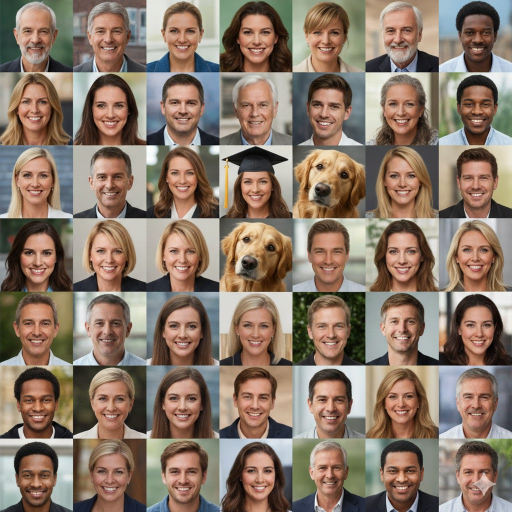
#> input picture py_openCV/images/whereismydobbi.jpg, 1024 x 1024 px (shown at 1/2 size)
$ python detect_human.py
#> lines starting #> are read from the running program, lines starting #| are printed output that depends on the picture; after the words box and inside, x2 and y2 are one past the last pixel; in counts of white or black regions, pixels touching at a corner belong together
import cv2

image = cv2.imread('images/whereismydobbi.jpg')
#> image is the input picture: shape (1024, 1024, 3); mean B, G, R 105.2, 119.8, 137.8
image_resized = cv2.resize(image, (755, 500))
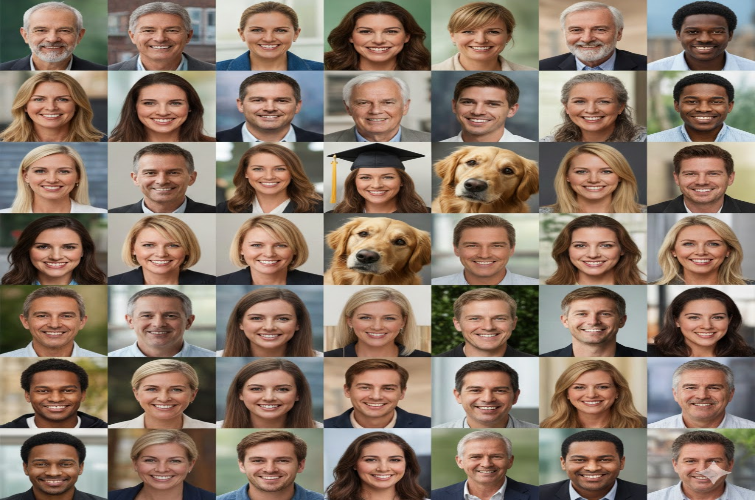
#> image_resized: shape (500, 755, 3); mean B, G, R 105, 119.7, 137.6
cascade_face_detector = cv2.CascadeClassifier('haarcascades//haarcascade_frontalface_default.xml')
face_detections = cascade_face_detector.detectMultiScale(image_resized)
#> face_detections = 46 rows, first 6: [242, 225, 53, 53], [359, 440, 51, 51], [452, 82, 54, 54], [677, 297, 54, 54], [240, 296, 56, 56], [240, 369, 53, 53]
for (x, y, w, h) in face_detections:
    cv2.rectangle(image_resized, (x, y), (x + w, y + h), (0, 255, 0), 2)
#> this loop made 46 passes
#> (x, y, w, h) on passes 1 to 12: (242, 225, 53, 53), (359, 440, 51, 51), (452, 82, 54, 54), (677, 297, 54, 54), (240, 296, 56, 56), (240, 369, 53, 53), (137, 13, 45, 45), (25, 79, 53, 53), (563, 83, 47, 47), (243, 150, 50, 50), (566, 150, 55, 55), (675, 224, 50, 50)
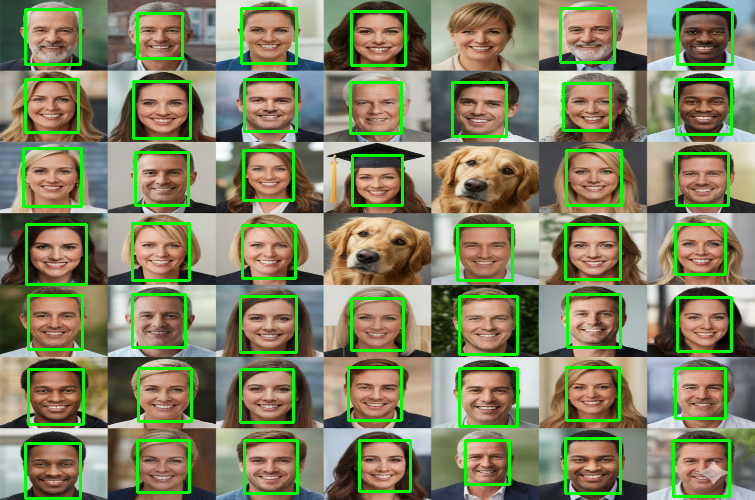
#> image_resized: shape (500, 755, 3); 7.76% of pixels changed, all inside (x1, y1, x2, y2) = (22, 7, 734, 500)

cv2.imshow("detect",image_resized)

cv2.waitKey(0)

$ run again, with py_openCV/images/airport.jpg copied over py_openCV/images/whereismydobbi.jpg
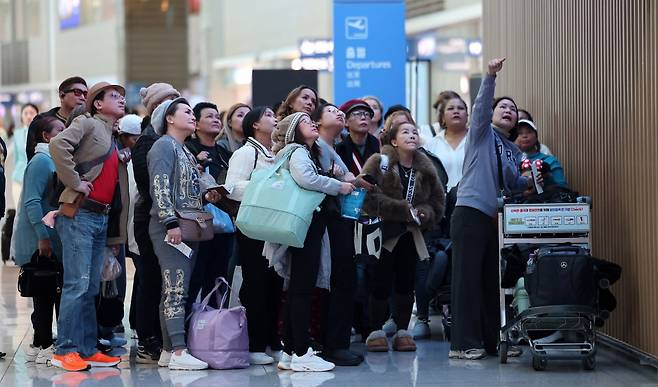
#> input picture py_openCV/images/airport.jpg, 658 x 387 px
#> image is the input picture: shape (387, 658, 3); mean B, G, R 106.4, 96.3, 92.8
#> `image_resized = cv2.resize(image, (755, 500))`:
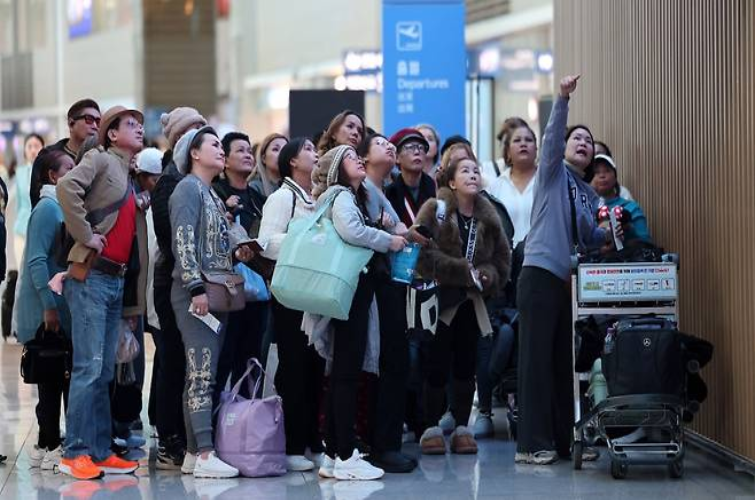
#> image_resized: shape (500, 755, 3); mean B, G, R 106.3, 96.1, 92.6
#> face_detections = [[507, 128, 32, 32], [567, 127, 31, 31], [232, 139, 30, 30], [453, 158, 34, 34], [386, 108, 92, 92]]
#> the loop `for (x, y, w, h) in face_detections:` made 5 passes
#> after the loop `for (x, y, w, h) in face_detections:`:
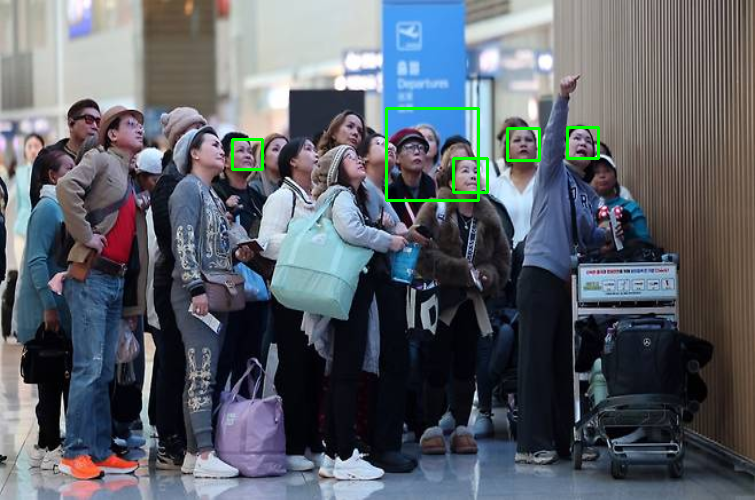
#> image_resized: shape (500, 755, 3); 0.69% of pixels changed, all inside (x1, y1, x2, y2) = (231, 107, 600, 202)

$ run again, with py_openCV/images/cat02.jpg copied over py_openCV/images/whereismydobbi.jpg
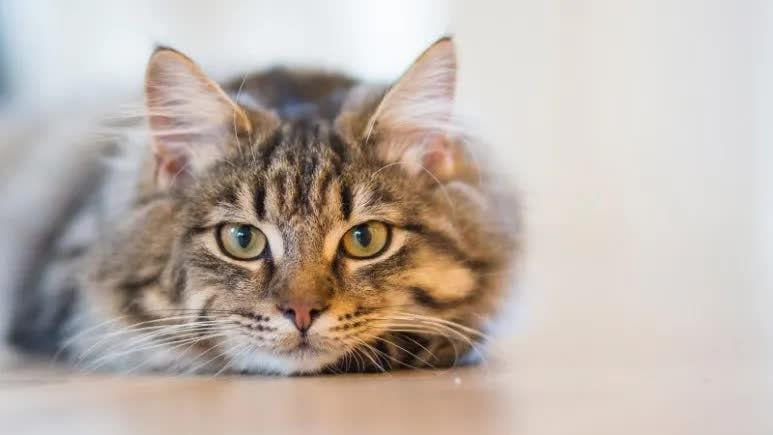
#> input picture py_openCV/images/cat02.jpg, 773 x 435 px
#> image is the input picture: shape (435, 773, 3); mean B, G, R 171.1, 179.3, 190.2
#> `image_resized = cv2.resize(image, (755, 500))`:
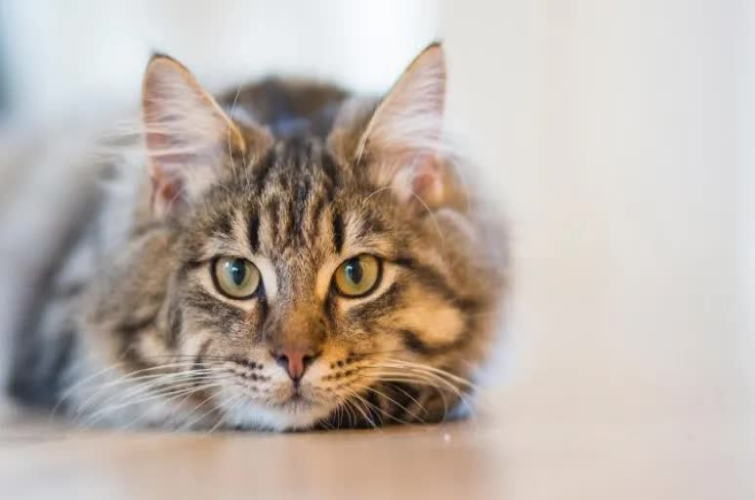
#> image_resized: shape (500, 755, 3); mean B, G, R 171.1, 179.3, 190.1
#> face_detections = ()
